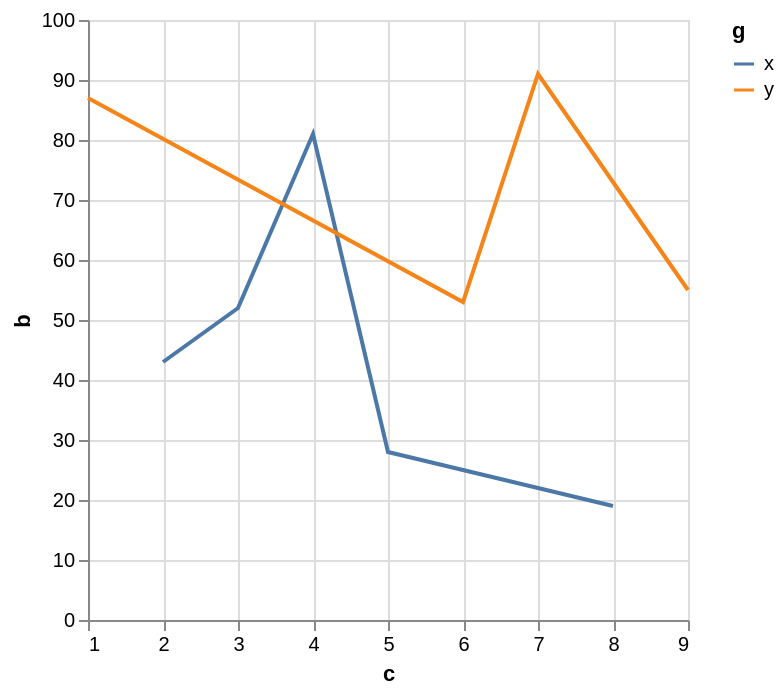

Specify this chart in Vega-Lite:
### Vega-Lite specification from a JSON file in a GitHub repository (floating-point values rounded to 4 significant figures)
{"data": {"values": [{"a": "A", "b": 28, "c": 5, "g": "x"}, {"a": "B", "b": 55, "c": 9, "g": "y"}, {"a": "C", "b": 43, "c": 2, "g": "x"}, {"a": "D", "b": 91, "c": 7, "g": "y"}, {"a": "E", "b": 81, "c": 4, "g": "x"}, {"a": "F", "b": 53, "c": 6, "g": "y"}, {"a": "G", "b": 19, "c": 8, "g": "x"}, {"a": "H", "b": 87, "c": 1, "g": "y"}, {"a": "I", "b": 52, "c": 3, "g": "x"}]}, "mark": "line", "encoding": {"x": {"field": "c", "type": "quantitative"}, "y": {"field": "b", "type": "quantitative"}, "color": {"field": "g", "type": "nominal"}}}
